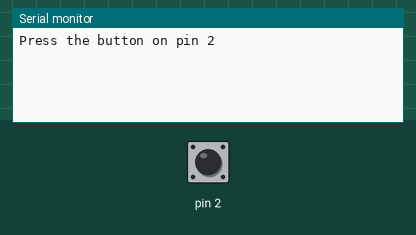
This sketch was run on a simulated Arduino Uno, built with avr-gcc and run on an emulated ATmega328P. Shown: the last lines printed to the serial monitor. The inputs (shaded band) are chosen by the test bench; at power-on: pin 2 HIGH.

Above: at 1.2 s.
1.3 s: pin 2 pulled LOW for 0.15 s
At 2.4 s:
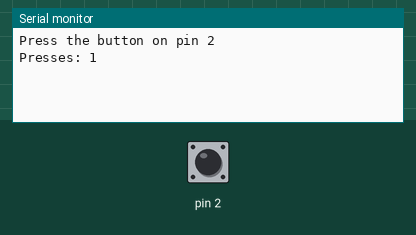
2.9 s: pin 2 pulled LOW for 1 s
At 3.6 s:
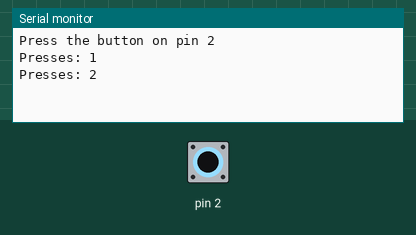
5.4 s: pin 2 pulled LOW for 0.15 s
At 6.7 s:
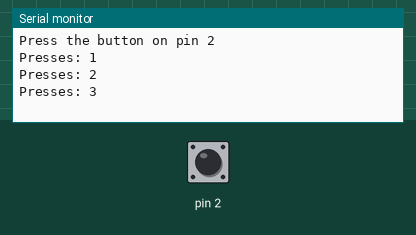

Measured:
- after the input at 1.3 s, the serial monitor: prints a new line at once (image 1)
- after the input at 2.9 s, the serial monitor: prints a new line at once (image 2)
- after the input at 5.4 s, the serial monitor: prints a new line at once (image 3)

The sketch:

interrupt_counter.ino
```cpp
// Interrupt counter: each press of the button on pin 2 (INT0, falling edge) is counted in an ISR.
volatile unsigned int presses = 0;
unsigned int shown = 0;

void onPress() {
  presses++;
}

void setup() {
  Serial.begin(9600);
  pinMode(2, INPUT_PULLUP);
  attachInterrupt(digitalPinToInterrupt(2), onPress, FALLING);
  Serial.println("Press the button on pin 2");
}

void loop() {
  noInterrupts();
  unsigned int count = presses;
  interrupts();
  if (count != shown) {
    shown = count;
    Serial.print("Presses: ");
    Serial.println(count);
    digitalWrite(13, count & 1);
  }
}
```
